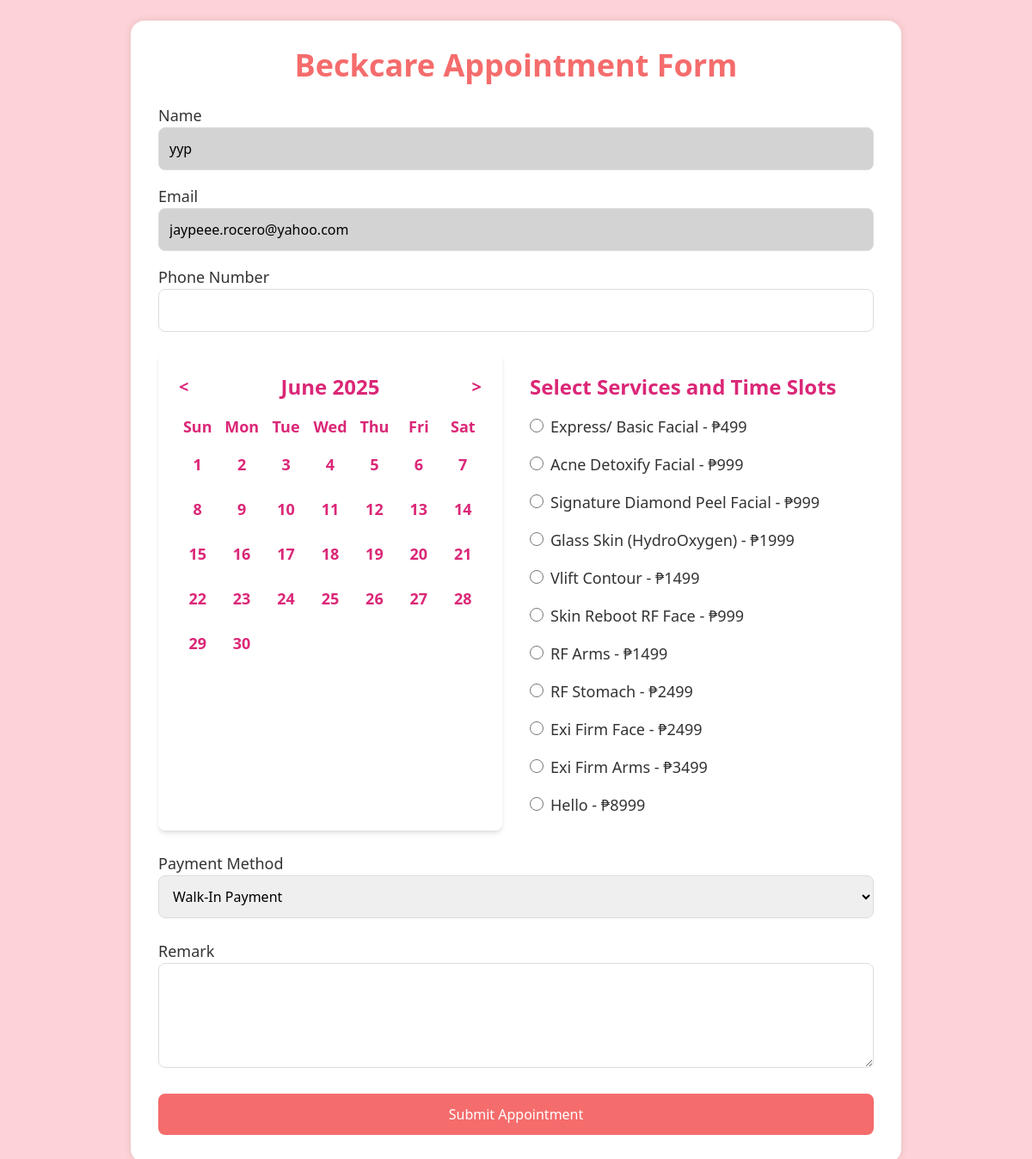
The app's page /aptform.php (signed in) with its own data.
### tables this page shows
CREATE TABLE `users` (
  `id` int(100) NOT NULL,
  `name` varchar(100) NOT NULL,
  `email` varchar(100) NOT NULL,
  `password` varchar(100) NOT NULL,
  `user_type` varchar(20) NOT NULL DEFAULT 'user'
);

CREATE TABLE `tblservices` (
  `ID` int(10) NOT NULL,
  `ServiceName` varchar(200) DEFAULT NULL,
  `Cost` int(10) DEFAULT NULL,
  `description` varchar(255) NOT NULL,
  `category` varchar(255) NOT NULL,
  `imgurl` varchar(255) NOT NULL,
  `CreationDate` timestamp NULL DEFAULT current_timestamp()
);

### aptform.php (the view, shortened to what this page needs)
<?php
include('includes/dbconnection.php');
$userId = $_SESSION['user_id'];
$userSql = "SELECT Name, Email FROM users WHERE ID='$userId'";
$userResult = mysqli_query($con, $userSql);
$user = mysqli_fetch_assoc($userResult);
$name = $user['Name'] ?? '';
$email = $user['Email'] ?? '';
?>
<!DOCTYPE html>
<html lang="en">
<head>
    <script src="https://cdn.tailwindcss.com"></script>
</head>
<body class="flex items-center justify-center min-h-screen p-6">
    <div class="form-container w-full max-w-4xl p-8">
        <h2 class="text-4xl font-bold text-center mb-6 form-header">Beckcare Appointment Form</h2>
        <form action="appointment_processor.php" method="POST" id="appointmentForm">
                  <div class="mb-6">
                <div class="mb-4">
                    <label for="name" class="block text-lg font-medium form-label">Name</label>
                    <input type="text" name="name" id="name" class="form-input w-full" style="background-color:lightgray" value="<?php echo htmlspecialchars($name); ?>" required readonly>
                </div>
                <div class="mb-4">
                    <label for="email" class="block text-lg font-medium form-label">Email</label>
                    <input type="email" name="email" id="email" class="form-input w-full" style="background-color:lightgray" value="<?php echo htmlspecialchars($email); ?>" required readonly>
                </div>
                <div class="mb-4">
                    <label for="phoneNumber" class="block text-lg font-medium form-label">Phone Number</label>
                    <input type="tel" name="phoneNumber" id="phoneNumber" class="form-input w-full" required>
                </div>
            </div>
            <div class="grid grid-cols-1 md:grid-cols-2 gap-8">
                <div class="bg-white p-6 rounded-lg shadow-md">
                    <div class="flex justify-between items-center mb-4">
                        <button type="button" id="prevMonth" class="text-xl font-bold text-pink-600 transition hover:text-pink-800">&lt;</button>
                        <h3 id="currentMonth" class="text-2xl font-bold text-pink-600"></h3>
                        <button type="button" id="nextMonth" class="text-xl font-bold text-pink-600 transition hover:text-pink-800">&gt;</button>
                    </div>
                    <div class="grid grid-cols-7 gap-2 text-center text-lg font-semibold text-pink-600">
                        <div>Sun</div>
                        <div>Mon</div>
                        <div>Tue</div>
                        <div>Wed</div>
                        <div>Thu</div>
                        <div>Fri</div>
                        <div>Sat</div>
                        <div id="calendarDays" class="col-span-7 grid grid-cols-7 gap-2"></div>
                    </div>
                </div>
                <div>
                    <div class="mt-6">
                        <h4 class="text-2xl font-bold text-pink-600 mb-4">Select Services and Time Slots</h4>
                        <?php
                        include('includes/dbconnection.php');
                        $sql = "SELECT * FROM tblservices";
                        $result = mysqli_query($con, $sql);
                        if (mysqli_num_rows($result) > 0) {
                            while($row = mysqli_fetch_assoc($result)) {
                                echo '<div class="mb-4">';
                                echo '<label class="block text-lg font-medium form-label mb-2">';
                                echo '<input type="radio" class="service-checkbox h-4 w-4 text-pink-600 border-gray-300 rounded mr-2" name="services[]" value="' . $row['ID'] . '">';
                                echo $row['ServiceName'] . ' - ₱' . $row['Cost'];
                                echo '</label>';
                                echo '</div>';
                            }
                        } else {
                            echo "<p class='text-lg text-gray-600'>No services found.</p>";
                        }
                        ?>
                    </div>
                </div>
            </div>
            <div class="mt-6">
                <label for="method" class="block text-lg font-medium form-label">Payment Method</label>
                <select name="method" class="form-input w-full">
                    <option value="0">Walk-In Payment</option>
                </select>
            </div>
            <div class="mt-6">
                <label for="remark" class="block text-lg font-medium form-label">Remark</label>
                <textarea name="remark" id="remark" rows="4" class="form-input w-full"></textarea>
            </div>
            <div class="mt-6 text-center">
                <button type="submit" class="form-button w-full">Submit Appointment</button>
            </div>
        </form>
    </div>
</body>
</html>

### aptform.php (style rules this page uses)
body { background-color: #fdd3d7; }
.form-container { background-color: white; border-radius: 1rem; box-shadow: 0 0 10px rgba(0, 0, 0, 0.1); }
.form-header { color: #f56c6c; }
.form-label { color: #333; }
.form-input { border: 1px solid #ddd; border-radius: 0.5rem; padding: 0.75rem; }
.form-button { background-color: #f56c6c; color: white; border-radius: 0.5rem; padding: 0.75rem 1.5rem; transition: background-color 0.3s; }

### records on screen
users: name "yyp", email "jaypeee.rocero@yahoo.com"
tblservices: ServiceName "Express/ Basic Facial", Cost "499"
tblservices: ServiceName "Acne Detoxify Facial", Cost "999"
tblservices: ServiceName "Signature Diamond Peel Facial", Cost "999"
tblservices: ServiceName "Glass Skin (HydroOxygen)", Cost "1999"
tblservices: ServiceName "Vlift Contour", Cost "1499"
tblservices: ServiceName "Skin Reboot RF Face", Cost "999"
tblservices: ServiceName "RF Arms", Cost "1499"
tblservices: ServiceName "RF Stomach", Cost "2499"
tblservices: ServiceName "Exi Firm Face", Cost "2499"
tblservices: ServiceName "Exi Firm Arms", Cost "3499"
tblservices: ServiceName "Hello", Cost "8999"
